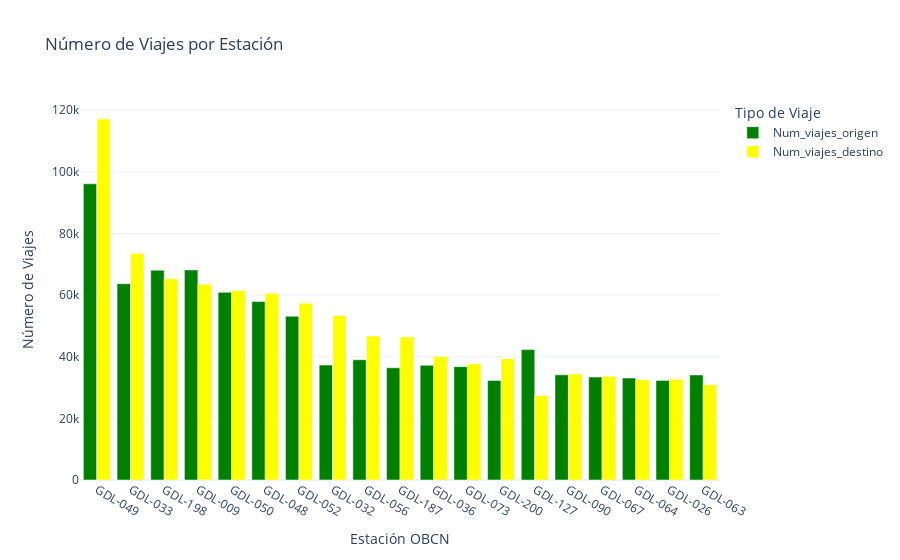

The code cell stored with this chart in its notebook:
### Code cell
# Ordenamos de mayor viajes a menor
df_sorted = dfViajesEstacion.sort_values(by=['Num_viajes_origen', 'Num_viajes_destino'], ascending=False).iloc[0:19]

# Crear figura para mostrar un grafico de barras segun la estacion
fig = go.Figure(data=[
    go.Bar(name='Num_viajes_origen', x=df_sorted['obcn'], y=df_sorted['Num_viajes_origen'], marker_color='green'),
    go.Bar(name='Num_viajes_destino', x=df_sorted['obcn'], y=df_sorted['Num_viajes_destino'], marker_color='yellow')
])

fig.update_layout(
    template='plotly_white', # This template has a white background
    plot_bgcolor='white',
    title='Número de Viajes por Estación',
    xaxis_title='Estación OBCN',
    yaxis_title='Número de Viajes',
    legend_title='Tipo de Viaje',
    xaxis={'categoryorder':'total descending'}
)

### Figure 1 — Plotly figure (JSON) as saved in the notebook; plotly's stock layout.template omitted (floating-point values rounded to 4 significant figures)
{"data": [{"marker": {"color": "green"}, "name": "Num_viajes_origen", "type": "bar", "x": ["GDL-049", "GDL-009", "GDL-198", "GDL-033", "GDL-050", "GDL-048", "GDL-052", "GDL-127", "GDL-056", "GDL-032", "GDL-036", "GDL-073", "GDL-187", "GDL-090", "GDL-063", "GDL-067", "GDL-064", "GDL-026", "GDL-200"], "y": [96108, 68160, 68072, 63696, 60876, 57895, 53122, 42300, 39016, 37287, 37219, 36782, 36415, 34117, 34084, 33395, 33085, 32321, 32317]}, {"marker": {"color": "yellow"}, "name": "Num_viajes_destino", "type": "bar", "x": ["GDL-049", "GDL-009", "GDL-198", "GDL-033", "GDL-050", "GDL-048", "GDL-052", "GDL-127", "GDL-056", "GDL-032", "GDL-036", "GDL-073", "GDL-187", "GDL-090", "GDL-063", "GDL-067", "GDL-064", "GDL-026", "GDL-200"], "y": [117120, 63538, 65282, 73536, 61459, 60612, 57375, 27416, 46724, 53380, 40051, 37740, 46432, 34398, 30920, 33681, 32536, 32711, 39377]}], "layout": {"autosize": true, "legend": {"title": {"text": "Tipo de Viaje"}}, "plot_bgcolor": "white", "title": {"text": "Número de Viajes por Estación"}, "xaxis": {"autorange": true, "categoryorder": "total descending", "range": [-0.5, 18.5], "title": {"text": "Estación OBCN"}, "type": "category"}, "yaxis": {"autorange": true, "range": [0, 123300.0], "title": {"text": "Número de Viajes"}, "type": "linear"}}}
